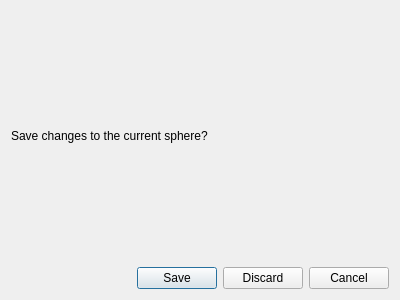
<?xml version="1.0" encoding="UTF-8"?>
<ui version="4.0">
 <class>RoiConfirmChangeSubject</class>
 <widget class="QDialog" name="RoiConfirmChangeSubject">
  <property name="windowModality">
   <enum>Qt::ApplicationModal</enum>
  </property>
  <property name="geometry">
   <rect>
    <x>0</x>
    <y>0</y>
    <width>400</width>
    <height>300</height>
   </rect>
  </property>
  <property name="windowTitle">
   <string>Sphere Modified</string>
  </property>
  <property name="modal">
   <bool>true</bool>
  </property>
  <layout class="QVBoxLayout" name="verticalLayout">
   <item>
    <widget class="QLabel" name="label">
     <property name="text">
      <string>Save changes to the current sphere?</string>
     </property>
    </widget>
   </item>
   <item>
    <widget class="QDialogButtonBox" name="buttonBox">
     <property name="orientation">
      <enum>Qt::Horizontal</enum>
     </property>
     <property name="standardButtons">
      <set>QDialogButtonBox::Cancel|QDialogButtonBox::Discard|QDialogButtonBox::Save</set>
     </property>
    </widget>
   </item>
  </layout>
 </widget>
 <resources/>
 <connections>
  <connection>
   <sender>buttonBox</sender>
   <signal>accepted()</signal>
   <receiver>RoiConfirmChangeSubject</receiver>
   <slot>accept()</slot>
   <hints>
    <hint type="sourcelabel">
     <x>229</x>
     <y>275</y>
    </hint>
    <hint type="destinationlabel">
     <x>157</x>
     <y>274</y>
    </hint>
   </hints>
  </connection>
  <connection>
   <sender>buttonBox</sender>
   <signal>rejected()</signal>
   <receiver>RoiConfirmChangeSubject</receiver>
   <slot>reject()</slot>
   <hints>
    <hint type="sourcelabel">
     <x>297</x>
     <y>281</y>
    </hint>
    <hint type="destinationlabel">
     <x>286</x>
     <y>274</y>
    </hint>
   </hints>
  </connection>
 </connections>
</ui>
